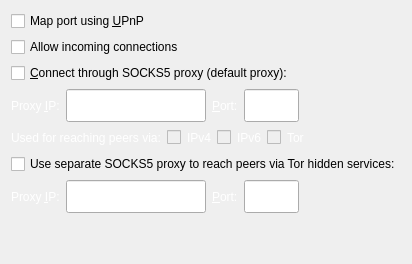
     <widget class="QWidget" name="tabNetwork">
      <attribute name="title">
       <string>&amp;Network</string>
      </attribute>
      <layout class="QVBoxLayout" name="verticalLayout_Network">
       <item>
        <widget class="QCheckBox" name="mapPortUpnp">
         <property name="toolTip">
          <string>Automatically open the XGoldCoin client port on the router. This only works when your router supports UPnP and it is enabled.</string>
         </property>
         <property name="text">
          <string>Map port using &amp;UPnP</string>
         </property>
        </widget>
       </item>
       <item>
        <widget class="QCheckBox" name="allowIncoming">
         <property name="toolTip">
          <string>Accept connections from outside</string>
         </property>
         <property name="text">
          <string>Allow incoming connections</string>
         </property>
        </widget>
       </item>
       <item>
        <widget class="QCheckBox" name="connectSocks">
         <property name="toolTip">
          <string>Connect to the XGoldCoin network through a SOCKS5 proxy.</string>
         </property>
         <property name="text">
          <string>&amp;Connect through SOCKS5 proxy (default proxy):</string>
         </property>
        </widget>
       </item>
       <item>
        <layout class="QHBoxLayout" name="horizontalLayout_1_Network">
         <item>
          <widget class="QLabel" name="proxyIpLabel">
           <property name="palette">
            <palette>
             <active>
              <colorrole role="WindowText">
               <brush brushstyle="SolidPattern">
                <color alpha="255">
                 <red>255</red>
                 <green>255</green>
                 <blue>255</blue>
                </color>
               </brush>
              </colorrole>
             </active>
             <inactive>
              <colorrole role="WindowText">
               <brush brushstyle="SolidPattern">
                <color alpha="255">
                 <red>255</red>
                 <green>255</green>
                 <blue>255</blue>
                </color>
               </brush>
              </colorrole>
             </inactive>
             <disabled>
              <colorrole role="WindowText">
               <brush brushstyle="SolidPattern">
                <color alpha="255">
                 <red>120</red>
                 <green>120</green>
                 <blue>120</blue>
                </color>
               </brush>
              </colorrole>
             </disabled>
            </palette>
           </property>
           <property name="text">
            <string>Proxy &amp;IP:</string>
           </property>
           <property name="textFormat">
            <enum>Qt::PlainText</enum>
           </property>
           <property name="buddy">
            <cstring>proxyIp</cstring>
           </property>
          </widget>
         </item>
         <item>
          <widget class="QValidatedLineEdit" name="proxyIp">
           <property name="minimumSize">
            <size>
             <width>140</width>
             <height>33</height>
            </size>
           </property>
           <property name="maximumSize">
            <size>
             <width>140</width>
             <height>16777215</height>
            </size>
           </property>
           <property name="toolTip">
            <string>IP address of the proxy (e.g. IPv4: 127.0.0.1 / IPv6: ::1)</string>
           </property>
          </widget>
         </item>
         <item>
          <widget class="QLabel" name="proxyPortLabel">
           <property name="palette">
            <palette>
             <active>
              <colorrole role="WindowText">
               <brush brushstyle="SolidPattern">
                <color alpha="255">
                 <red>255</red>
                 <green>255</green>
                 <blue>255</blue>
                </color>
               </brush>
              </colorrole>
             </active>
             <inactive>
              <colorrole role="WindowText">
               <brush brushstyle="SolidPattern">
                <color alpha="255">
                 <red>255</red>
                 <green>255</green>
                 <blue>255</blue>
                </color>
               </brush>
              </colorrole>
             </inactive>
             <disabled>
              <colorrole role="WindowText">
               <brush brushstyle="SolidPattern">
                <color alpha="255">
                 <red>120</red>
                 <green>120</green>
                 <blue>120</blue>
                </color>
               </brush>
              </colorrole>
             </disabled>
            </palette>
           </property>
           <property name="text">
            <string>&amp;Port:</string>
           </property>
           <property name="textFormat">
            <enum>Qt::PlainText</enum>
           </property>
           <property name="buddy">
            <cstring>proxyPort</cstring>
           </property>
          </widget>
         </item>
         <item>
          <widget class="QLineEdit" name="proxyPort">
           <property name="minimumSize">
            <size>
             <width>55</width>
             <height>33</height>
            </size>
           </property>
           <property name="maximumSize">
            <size>
             <width>55</width>
             <height>16777215</height>
            </size>
           </property>
           <property name="toolTip">
            <string>Port of the proxy (e.g. 9050)</string>
           </property>
          </widget>
         </item>
         <item>
          <spacer name="horizontalSpacer_1_Network">
           <property name="orientation">
            <enum>Qt::Horizontal</enum>
           </property>
           <property name="sizeHint" stdset="0">
            <size>
             <width>40</width>
             <height>20</height>
            </size>
           </property>
          </spacer>
         </item>
        </layout>
       </item>
       <item>
        <layout class="QHBoxLayout" name="horizontalLayout_2_Network">
         <item>
          <widget class="QLabel" name="proxyActiveNets">
           <property name="palette">
            <palette>
             <active>
              <colorrole role="WindowText">
               <brush brushstyle="SolidPattern">
                <color alpha="255">
                 <red>255</red>
                 <green>255</green>
                 <blue>255</blue>
                </color>
               </brush>
              </colorrole>
             </active>
             <inactive>
              <colorrole role="WindowText">
               <brush brushstyle="SolidPattern">
                <color alpha="255">
                 <red>255</red>
                 <green>255</green>
                 <blue>255</blue>
                </color>
               </brush>
              </colorrole>
             </inactive>
             <disabled>
              <colorrole role="WindowText">
               <brush brushstyle="SolidPattern">
                <color alpha="255">
                 <red>120</red>
                 <green>120</green>
                 <blue>120</blue>
                </color>
               </brush>
              </colorrole>
             </disabled>
            </palette>
           </property>
           <property name="text">
            <string>Used for reaching peers via:</string>
           </property>
           <property name="textFormat">
            <enum>Qt::PlainText</enum>
           </property>
          </widget>
         </item>
         <item>
          <widget class="QCheckBox" name="proxyReachIPv4">
           <property name="enabled">
            <bool>false</bool>
           </property>
           <property name="toolTip">
            <string>Shows, if the supplied default SOCKS5 proxy is used to reach peers via this network type.</string>
           </property>
           <property name="text">
            <string/>
           </property>
          </widget>
         </item>
         <item>
          <widget class="QLabel" name="proxyReachIPv4Label">
           <property name="palette">
            <palette>
             <active>
              <colorrole role="WindowText">
               <brush brushstyle="SolidPattern">
                <color alpha="255">
                 <red>255</red>
                 <green>255</green>
                 <blue>255</blue>
                </color>
               </brush>
              </colorrole>
             </active>
             <inactive>
              <colorrole role="WindowText">
               <brush brushstyle="SolidPattern">
                <color alpha="255">
                 <red>255</red>
                 <green>255</green>
                 <blue>255</blue>
                </color>
               </brush>
              </colorrole>
             </inactive>
             <disabled>
              <colorrole role="WindowText">
               <brush brushstyle="SolidPattern">
                <color alpha="255">
                 <red>120</red>
                 <green>120</green>
                 <blue>120</blue>
                </color>
               </brush>
              </colorrole>
             </disabled>
            </palette>
           </property>
           <property name="text">
            <string>IPv4</string>
           </property>
           <property name="textFormat">
            <enum>Qt::PlainText</enum>
           </property>
          </widget>
         </item>
         <item>
          <widget class="QCheckBox" name="proxyReachIPv6">
           <property name="enabled">
            <bool>false</bool>
           </property>
           <property name="toolTip">
            <string>Shows, if the supplied default SOCKS5 proxy is used to reach peers via this network type.</string>
           </property>
           <property name="text">
            <string/>
           </property>
          </widget>
         </item>
         <item>
          <widget class="QLabel" name="proxyReachIPv6Label">
           <property name="palette">
            <palette>
             <active>
              <colorrole role="WindowText">
               <brush brushstyle="SolidPattern">
                <color alpha="255">
                 <red>255</red>
                 <green>255</green>
                 <blue>255</blue>
                </color>
               </brush>
              </colorrole>
             </active>
             <inactive>
              <colorrole role="WindowText">
               <brush brushstyle="SolidPattern">
                <color alpha="255">
                 <red>255</red>
                 <green>255</green>
                 <blue>255</blue>
                </color>
               </brush>
              </colorrole>
             </inactive>
             <disabled>
              <colorrole role="WindowText">
               <brush brushstyle="SolidPattern">
                <color alpha="255">
                 <red>120</red>
                 <green>120</green>
                 <blue>120</blue>
                </color>
               </brush>
              </colorrole>
             </disabled>
            </palette>
           </property>
           <property name="text">
            <string>IPv6</string>
           </property>
           <property name="textFormat">
            <enum>Qt::PlainText</enum>
           </property>
          </widget>
         </item>
         <item>
          <widget class="QCheckBox" name="proxyReachTor">
           <property name="enabled">
            <bool>false</bool>
           </property>
           <property name="toolTip">
            <string>Shows, if the supplied default SOCKS5 proxy is used to reach peers via this network type.</string>
           </property>
           <property name="text">
            <string/>
           </property>
          </widget>
         </item>
         <item>
          <widget class="QLabel" name="proxyReachTorLabel">
           <property name="palette">
            <palette>
             <active>
              <colorrole role="WindowText">
               <brush brushstyle="SolidPattern">
                <color alpha="255">
                 <red>255</red>
                 <green>255</green>
                 <blue>255</blue>
                </color>
               </brush>
              </colorrole>
             </active>
             <inactive>
              <colorrole role="WindowText">
               <brush brushstyle="SolidPattern">
                <color alpha="255">
                 <red>255</red>
                 <green>255</green>
                 <blue>255</blue>
                </color>
               </brush>
              </colorrole>
             </inactive>
             <disabled>
              <colorrole role="WindowText">
               <brush brushstyle="SolidPattern">
                <color alpha="255">
                 <red>120</red>
                 <green>120</green>
                 <blue>120</blue>
                </color>
               </brush>
              </colorrole>
             </disabled>
            </palette>
           </property>
           <property name="text">
            <string>Tor</string>
           </property>
           <property name="textFormat">
            <enum>Qt::PlainText</enum>
           </property>
          </widget>
         </item>
         <item>
          <spacer name="horizontalSpacer_2_Network">
           <property name="orientation">
            <enum>Qt::Horizontal</enum>
           </property>
           <property name="sizeHint" stdset="0">
            <size>
             <width>40</width>
             <height>20</height>
            </size>
           </property>
          </spacer>
         </item>
        </layout>
       </item>
       <item>
        <widget class="QCheckBox" name="connectSocksTor">
         <property name="toolTip">
          <string>Connect to the XGoldCoin network through a separate SOCKS5 proxy for Tor hidden services.</string>
         </property>
         <property name="text">
          <string>Use separate SOCKS5 proxy to reach peers via Tor hidden services:</string>
         </property>
        </widget>
       </item>
       <item>
        <layout class="QHBoxLayout" name="horizontalLayout_3_Network">
         <item>
          <widget class="QLabel" name="proxyIpTorLabel">
           <property name="palette">
            <palette>
             <active>
              <colorrole role="WindowText">
               <brush brushstyle="SolidPattern">
                <color alpha="255">
                 <red>255</red>
                 <green>255</green>
                 <blue>255</blue>
                </color>
               </brush>
              </colorrole>
             </active>
             <inactive>
              <colorrole role="WindowText">
               <brush brushstyle="SolidPattern">
                <color alpha="255">
                 <red>255</red>
                 <green>255</green>
                 <blue>255</blue>
                </color>
               </brush>
              </colorrole>
             </inactive>
             <disabled>
              <colorrole role="WindowText">
               <brush brushstyle="SolidPattern">
                <color alpha="255">
                 <red>120</red>
                 <green>120</green>
                 <blue>120</blue>
                </color>
               </brush>
              </colorrole>
             </disabled>
            </palette>
           </property>
           <property name="text">
            <string>Proxy &amp;IP:</string>
           </property>
           <property name="textFormat">
            <enum>Qt::PlainText</enum>
           </property>
           <property name="buddy">
            <cstring>proxyIpTor</cstring>
           </property>
          </widget>
         </item>
         <item>
          <widget class="QValidatedLineEdit" name="proxyIpTor">
           <property name="minimumSize">
            <size>
             <width>140</width>
             <height>33</height>
            </size>
           </property>
           <property name="maximumSize">
            <size>
             <width>140</width>
             <height>16777215</height>
            </size>
           </property>
           <property name="toolTip">
            <string>IP address of the proxy (e.g. IPv4: 127.0.0.1 / IPv6: ::1)</string>
           </property>
          </widget>
         </item>
         <item>
          <widget class="QLabel" name="proxyPortTorLabel">
           <property name="palette">
            <palette>
             <active>
              <colorrole role="WindowText">
               <brush brushstyle="SolidPattern">
                <color alpha="255">
                 <red>255</red>
                 <green>255</green>
                 <blue>255</blue>
                </color>
               </brush>
              </colorrole>
             </active>
             <inactive>
              <colorrole role="WindowText">
               <brush brushstyle="SolidPattern">
                <color alpha="255">
                 <red>255</red>
                 <green>255</green>
                 <blue>255</blue>
                </color>
               </brush>
              </colorrole>
             </inactive>
             <disabled>
              <colorrole role="WindowText">
               <brush brushstyle="SolidPattern">
                <color alpha="255">
                 <red>120</red>
                 <green>120</green>
                 <blue>120</blue>
                </color>
               </brush>
              </colorrole>
             </disabled>
            </palette>
           </property>
           <property name="text">
            <string>&amp;Port:</string>
           </property>
           <property name="textFormat">
            <enum>Qt::PlainText</enum>
           </property>
           <property name="buddy">
            <cstring>proxyPortTor</cstring>
           </property>
          </widget>
         </item>
         <item>
          <widget class="QLineEdit" name="proxyPortTor">
           <property name="minimumSize">
            <size>
             <width>55</width>
             <height>33</height>
            </size>
           </property>
           <property name="maximumSize">
            <size>
             <width>55</width>
             <height>16777215</height>
            </size>
           </property>
           <property name="toolTip">
            <string>Port of the proxy (e.g. 9050)</string>
           </property>
          </widget>
         </item>
         <item>
          <spacer name="horizontalSpacer_4_Network">
           <property name="orientation">
            <enum>Qt::Horizontal</enum>
           </property>
           <property name="sizeHint" stdset="0">
            <size>
             <width>40</width>
             <height>20</height>
            </size>
           </property>
          </spacer>
         </item>
        </layout>
       </item>
       <item>
        <spacer name="verticalSpacer_Network">
         <property name="orientation">
          <enum>Qt::Vertical</enum>
         </property>
         <property name="sizeHint" stdset="0">
          <size>
           <width>20</width>
           <height>40</height>
          </size>
         </property>
        </spacer>
       </item>
      </layout>
     </widget>
